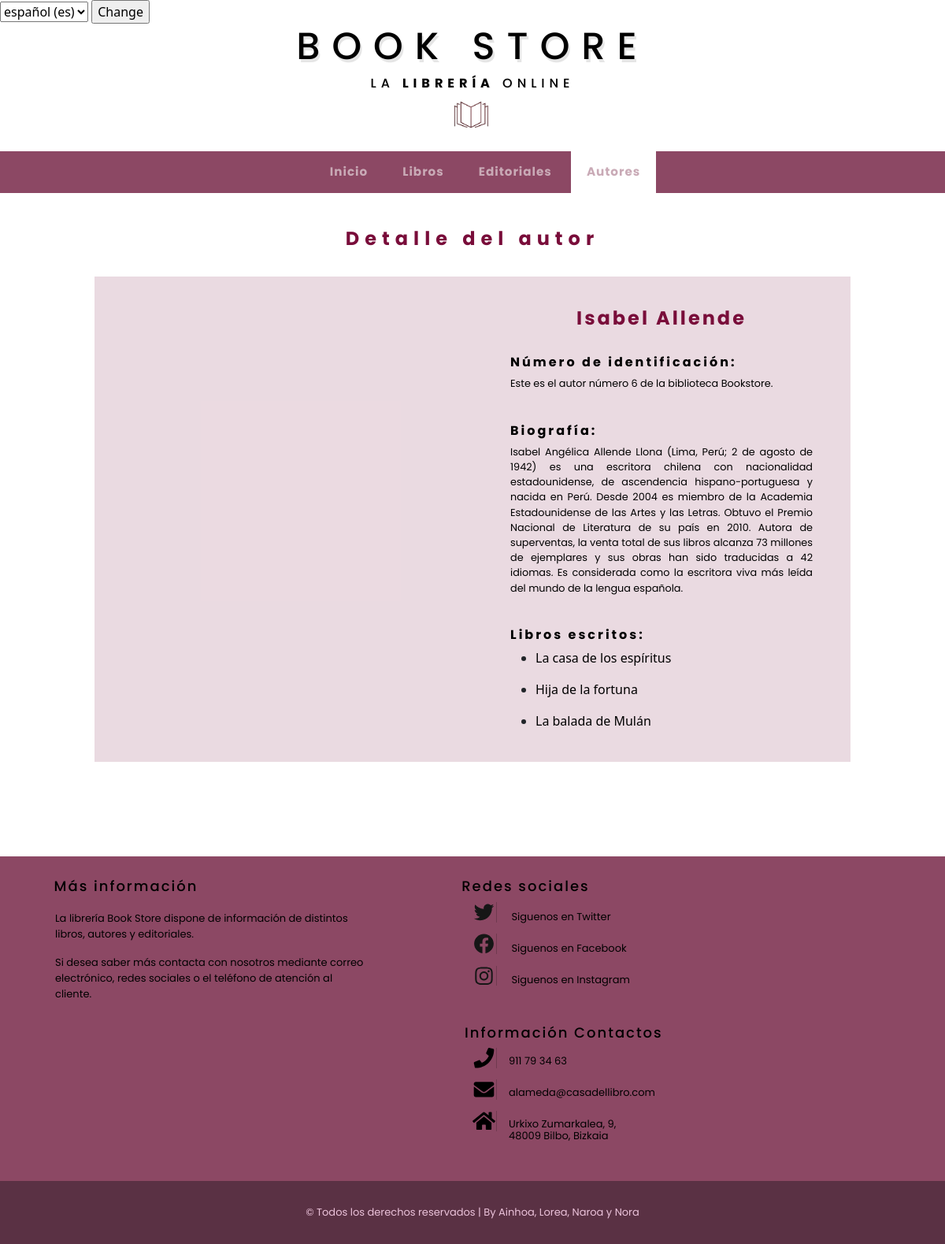
Screenshot of /appBookStore/autor/6/libros/ with the database file from the repository.
### appBookStore/models.py (models this page shows, shortened)
class Autor(models.Model):
    nombre = models.CharField(max_length=50)
    biografia = models.CharField(max_length=800)
    imagenLink = models.CharField(max_length=800)

class Libro(models.Model):
    nombre = models.CharField(max_length=50)
    autores = models.ManyToManyField(Autor)
    editorial = models.ForeignKey(Editorial, on_delete=models.CASCADE)
    genero = models.ForeignKey(Genero, on_delete=models.CASCADE)
    idioma = models.ForeignKey(Idioma, on_delete=models.CASCADE)
    paginas = models.IntegerField(default=0)
    sinopsis = models.CharField(max_length=800)
    fechaPubli = models.DateField()
    mediaValoracion = models.FloatField(default=0)
    numValoraciones = models.IntegerField(default=0)
    imagenLink = models.CharField(max_length=800)

### appBookStore/views.py (the view)
# urls.py: path('autor/<int:autor_id>/libros/', views.detallesAutores, name='detallesAutores'),
def detallesAutores(request, autor_id):
	autor = get_object_or_404(Autor, pk=autor_id)
	libros = autor.libro_set.all()
	context = {'autor' : autor, 'libros': libros}
	return render(request, 'detallesAutor.html', context)

### appBookStore/templates/detallesAutor.html (shortened to what this page needs)
{% extends "base.html" %}
{% load static %}
{% block titulo %} Detalle del autor {% endblock %}
{% block contenido %}
    <div class="ila">
        <div class="zuta">
            <div>
            </div>
        </div>
        <div class="zuta">
            <h3 class="tituloLibro">  {{ autor.nombre }}</h3>
            <br>
                {% if autor %}
                    <div>
                        <h4 class="infoTitulos"> Número de identificación:</h4>
                            <p class="texto">
                                Este es el autor número {{ autor.id }} de la biblioteca Bookstore.
                            </p>
                            <br>
                        <h4 class="infoTitulos"> Biografía:</h4>
                            <p class="texto">
                                {{ autor.biografia }}
                            </p>
                            <br>
                        <h4 class="infoTitulos"> Libros escritos:</h4>
                            <div class="texto">
                                {% if libros %}
                                {% for l in libros %}
                                <ul>
                                    <li>
                                        <a href= "{% url 'detallesLibro' l.id %}">{{ l.nombre }}</a>
                                    </li>
                                </ul>
                                {% endfor %}
                                {% else %}
                                    <p>El autor {{ autor.nombre }} no tiene libros</p>
                                {% endif %}
                              </div>
                            <br>
                    </div>
                    {% else %}
                        <p class="texto">No existe este autor.</p>
                    {% endif %}
        </div>
    </div>
{% endblock %}

### appBookStore/static/css/main.css (style rules this page uses)
html { min-height: 100%; position: relative; }
body.fondo { background-color: white; margin-top: -64px; height: 100%; padding: 0px; margin: 0px; margin-bottom: 0px; }
h4 { text-align: center; color: rgb(121, 13, 58); }
a:link { color: rgb(0, 0, 0); text-decoration: none; }

### appBookStore/static/css/detalles.css (style rules this page uses)
.tituloLibro { font-family: 'Poppins', sans-serif; color:rgb(121, 13, 58); font-size: 1.5em; letter-spacing: 3px; text-align: center; font-weight: bold; margin-top: 10%; }
.infoTitulos { font-family: 'Poppins', sans-serif; color: rgb(0, 0, 0); font-size: 1em; letter-spacing: 3px; text-align: left; font-weight: bold; }
p.texto { font-family: 'Poppins', sans-serif; color: rgb(0, 0, 0); font-size: 0.8em; text-align:justify; }
.zuta { float: left; margin-left: 5%; margin-right: 5%; border: black; width: 40%; }
.ila { content: ""; display: table; clear: both; border: black; background-color: rgba(121, 13, 58, 0.151); width: 80%; float: left; margin-left: 10%; margin-right: 10%; margin-bottom: 10%; }

### rows the page displays
Autor: nombre "Isabel Allende", id "6", biografia "Isabel Angélica Allende Llona (Lima, Perú; 2 de agosto de 1942) es una escritora chilena con nacionalidad estadounidense, de ascendencia hispano-portuguesa y nacida en Perú. Desde 2004 es miembro de la Academia Estadounidense de las Artes y las Letras. Obtuvo el Premio Nacional de Literatura de su país en 2010. Autora de superventas, la venta total de sus libros alcanza 73 millones de ejemplares y sus obras han sido traducidas a 42 idiomas. Es considerada como la escritora viva más leída del mundo de la lengua española."
Libro: nombre "La casa de los espíritus"
Libro: nombre "Hija de la fortuna"
Libro: nombre "La balada de Mulán"

### other values shown
form field language "español (es)"
